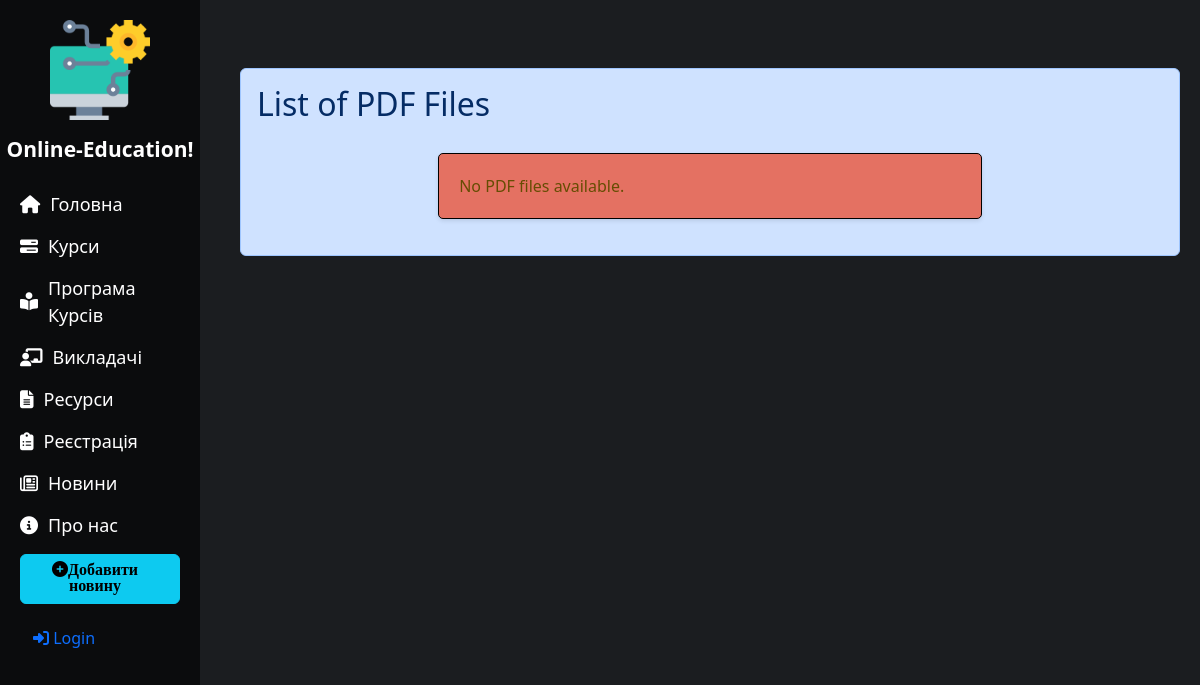
/resource/, run on an earlier commit of the app's database.
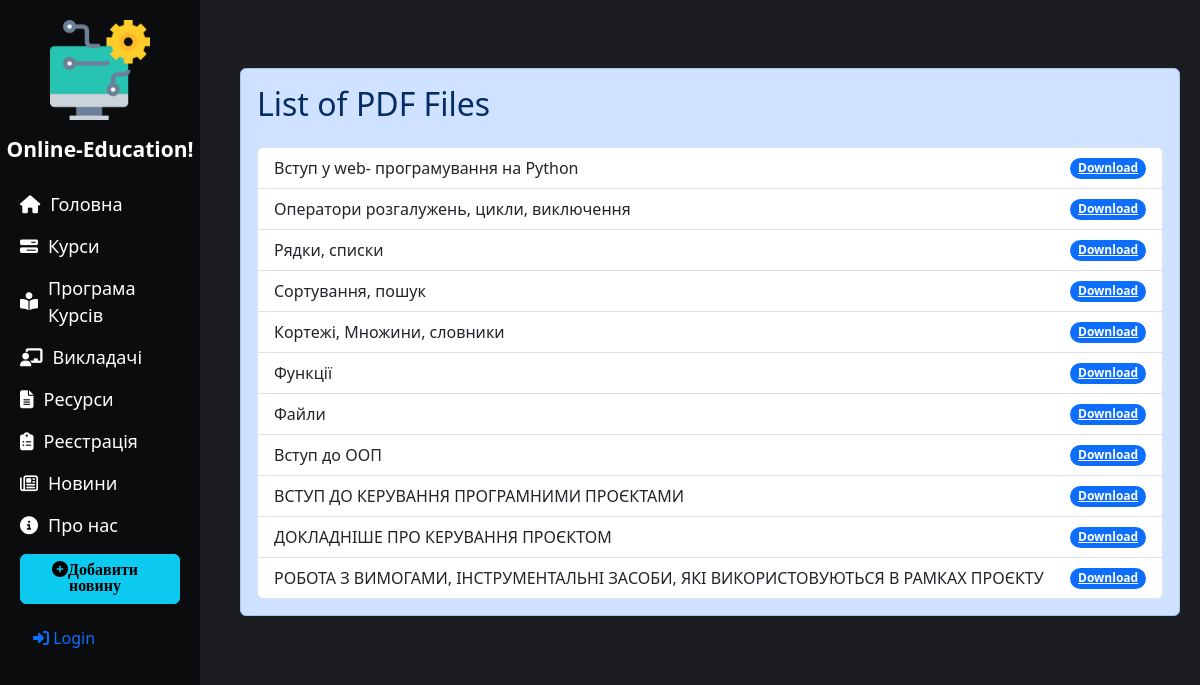
And on a later commit of the database.
### resource/models.py (models this page shows)
class PDFFile(models.Model):
    title = models.CharField(max_length=255)
    file = models.FileField(upload_to='pdf_files/')

### resource/views.py (the view)
# urls.py: path('resource/', include('resource.urls')),
def resource(request):
    pdf_files = PDFFile.objects.all()  # Отримуємо всі PDF-файли з бази даних
    if request.method == 'POST':
        form = PDFFileForm(request.POST, request.FILES)
        if form.is_valid():
            form.save()
            return redirect('home')
    else:
        form = PDFFileForm()
    return render(request, 'main/resources.html', {'form': form, 'pdf_files': pdf_files})

### main/templates/main/resources.html (shortened to what this page needs)
{% extends 'main/layout.html' %}
{% block content %}
    <div class="container mt-5 alert alert-primary">
        <h2 class="mb-4">List of PDF Files</h2>
        {% if pdf_files %}
            <ul class="list-group">
                {% for pdf in pdf_files %}
                    <li class="list-group-item d-flex justify-content-between align-items-center">
                        {{ pdf.title }}
                        <span class="badge bg-primary rounded-pill">
                            <a href="{% url 'download_pdf' pdf.id %}" class="text-white">Download</a>
                        </span>
                    </li>
                {% endfor %}
            </ul>
        {% else %}
            <p class="alert alert-warning">No PDF files available.</p>
        {% endif %}
    </div>
{% endblock %}

### main/templates/main/layout.html (shortened to what this page needs)
{% load static %}
<!DOCTYPE html>
<html lang="en">
<head>
    <link href="https://cdn.jsdelivr.net/npm/bootstrap@5.3.2/dist/css/bootstrap.min.css" rel="stylesheet">
    <link rel="stylesheet" href="{% static 'main/css/main.css' %}">
    <link rel="stylesheet" href="{% static 'main/css/footer.css' %}">
</head>
<body>
    <aside>
        <img src="{% static 'main/img/logo.png' %}" alt="logo">
        <div class="text-center">
            <h3><span class="badge badge-secondary">Online-Education!</span></h1>
        </div>
        <ul class="mt-3">
            <a href="{% url 'home' %}"><li><i class="fas fa-house"></i> Головна</li></a>
            <a href="{% url 'courses' %}"><li><i class="fas fa-bars-progress"></i> Курси</li></a>
            <a href="{% url 'curriculum' %}"><li><i class="fas fa-book-reader"></i> Програма Курсів</li></a>
            <a href="{% url 'instructors' %}"><li><i class="fas fa-chalkboard-teacher"></i> Викладачі</li></a>
            <a href="{% url 'resource' %}"><li><i class="fas fa-file-alt"></i> Ресурси</li></a>
            <a href="{% url 'users:register' %}"><li><i class="fas fa-clipboard-list"></i> Реєстрація</li></a>
            <a href="{% url 'news_home' %}"><li><i class="far fa-newspaper"></i> Новини</li></a>
            <a href="{% url 'about' %}"><li><i class="fas fa-circle-info"></i> Про нас</li></a>
            <a href="{% url 'create' %}"><li><button class="btn btn-info"><i class="fas fa-plus-circle">Добавити новину</i></button></li></a>
            {% if user.is_authenticated %}
                <a href="{% url 'users:profile' %}"><li></li><button type="submit" class="btn btn-link text-decoration-none"><i class="fa-solid fa-id-card"></i> Profile</button></li></a>
                <form method="post" action="{% url 'users:logout' %}" class="d-inline">
                    {% csrf_token %}
                    <button type="submit" class="btn btn-link text-decoration-none"><i class="fa-solid fa-right-to-bracket"></i> Logout</button>
                </form>
            {% else %}
                <a href="{% url 'users:login' %}" class="btn btn-link text-decoration-none"><i class="fa-solid fa-right-to-bracket"></i> Login</a>
            {% endif %}
        </ul>
    </aside>
    <main>
        {% block content%}{% endblock %}
    </main>
</body>
</html>

### main/static/main/css/main.css (style rules this page uses)
body { margin: 0; padding: 0; background: #1b1d20; color: #ffffff; }
main { margin-left: 220px; padding: 20px; }

### main/static/main/css/navigation.css (style rules this page uses)
aside { width: 200px; height: 100vh; background-color: #00000094; color: #fff; padding: 20px; display: flex; flex-direction: column; align-items: center; float: left; position: fixed; z-index: 2; }
aside img { width: 100px; height: auto; margin-bottom: 10px; }
aside ul { list-style: none; padding: 0; }
aside ul a { text-decoration: none; color: #fff; }
aside ul li { margin-bottom: 15px; font-size: 18px; display: flex; align-items: center; transition: transform 0.3s, color 0.3s; }
aside ul li i { margin-right: 10px; }

What changed in the data, as far as the page shows it:
added PDFFile: title "Вступ у web- програмування на Python"
added PDFFile: title "Оператори розгалужень, цикли, виключення"
added PDFFile: title "Рядки, списки"
added PDFFile: title "Сортування, пошук"
added PDFFile: title "Кортежі, Множини, словники"
added PDFFile: title "Функції"
added PDFFile: title "Файли"
added PDFFile: title "Вступ до ООП"
added PDFFile: title "ВСТУП ДО КЕРУВАННЯ ПРОГРАМНИМИ ПРОЄКТАМИ"
added PDFFile: title "ДОКЛАДНІШЕ ПРО КЕРУВАННЯ ПРОЄКТОМ"
added PDFFile: title "РОБОТА З ВИМОГАМИ, ІНСТРУМЕНТАЛЬНІ ЗАСОБИ, ЯКІ ВИКОРИСТОВУЮТЬСЯ В РАМКАХ ПРОЄКТУ"
Also different on the page:
text no longer shown: "No PDF files available."
